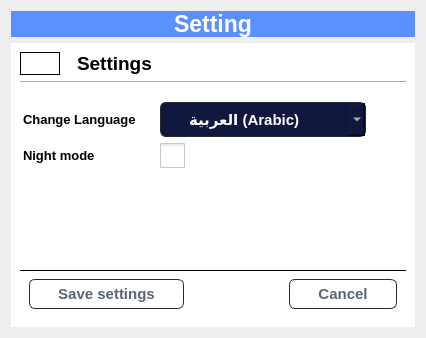
               <widget class="QWidget" name="page_6">
                <layout class="QVBoxLayout" name="verticalLayout_28">
                 <item>
                  <widget class="QLabel" name="label_60">
                   <property name="font">
                    <font>
                     <pointsize>17</pointsize>
                     <weight>75</weight>
                     <bold>true</bold>
                    </font>
                   </property>
                   <property name="styleSheet">
                    <string notr="true">background-color: rgb(92, 144, 255);
color: rgb(255, 255, 255);</string>
                   </property>
                   <property name="text">
                    <string>&lt;html&gt;&lt;head/&gt;&lt;body&gt;&lt;p align=&quot;center&quot;&gt;Setting&lt;/p&gt;&lt;/body&gt;&lt;/html&gt;</string>
                   </property>
                  </widget>
                 </item>
                 <item>
                  <widget class="QWidget" name="widget_59" native="true">
                   <property name="sizePolicy">
                    <sizepolicy hsizetype="Preferred" vsizetype="Expanding">
                     <horstretch>0</horstretch>
                     <verstretch>0</verstretch>
                    </sizepolicy>
                   </property>
                   <property name="styleSheet">
                    <string notr="true">background-color: rgb(255, 255, 255);</string>
                   </property>
                   <layout class="QGridLayout" name="gridLayout_13">
                    <property name="leftMargin">
                     <number>0</number>
                    </property>
                    <property name="topMargin">
                     <number>0</number>
                    </property>
                    <property name="rightMargin">
                     <number>0</number>
                    </property>
                    <property name="bottomMargin">
                     <number>0</number>
                    </property>
                    <item row="2" column="0">
                     <spacer name="verticalSpacer">
                      <property name="orientation">
                       <enum>Qt::Vertical</enum>
                      </property>
                      <property name="sizeHint" stdset="0">
                       <size>
                        <width>20</width>
                        <height>40</height>
                       </size>
                      </property>
                     </spacer>
                    </item>
                    <item row="3" column="0">
                     <widget class="QWidget" name="widget" native="true">
                      <layout class="QHBoxLayout" name="horizontalLayout_5">
                       <item alignment="Qt::AlignBottom">
                        <widget class="QWidget" name="widget_24" native="true">
                         <property name="layoutDirection">
                          <enum>Qt::RightToLeft</enum>
                         </property>
                         <property name="styleSheet">
                          <string notr="true">border-top:1px solid #000;</string>
                         </property>
                         <layout class="QHBoxLayout" name="horizontalLayout_16">
                          <item>
                           <widget class="QPushButton" name="pushButton_15">
                            <property name="styleSheet">
                             <string notr="true">QPushButton {
	background-color: #ffffff;
	color: #576574;
	border-radius: 6px;
	border: 1px solid #2a2a2a;
	display:inline-block;
	font-family:Arial;
	font-size:15px;
	font-weight:bold;
	padding:5px 28px;
	text-decoration:none;
	text-shadow:0px 1px 0px #ffffff;
}
QPushButton:hover {
	background:linear-gradient(to bottom, #f9f9f9 5%, #e9e9e9 100%);
	background-color: QLinearGradient( x1: 0, y1: 0, x2: 1, y2: 1, stop: 0 #D980FA, stop: 0.1 #ED4C67, stop: 0.5 #B53471, stop: 0.9 #B53471, stop: 1 #833471);
	color: #eeeeee;
	border-radius: 6px;
	border: 1px solid #ffffff;
	display:inline-block;
	cursor:pointer;
	font-family:Arial;
	font-size:13px;
	font-weight:bold;
	padding:5px 24px;
	text-decoration:none;
	text-shadow:0px 1px 0px #ffffff;
}</string>
                            </property>
                            <property name="text">
                             <string>Cancel</string>
                            </property>
                           </widget>
                          </item>
                          <item>
                           <spacer name="horizontalSpacer_12">
                            <property name="orientation">
                             <enum>Qt::Horizontal</enum>
                            </property>
                            <property name="sizeHint" stdset="0">
                             <size>
                              <width>40</width>
                              <height>20</height>
                             </size>
                            </property>
                           </spacer>
                          </item>
                          <item>
                           <widget class="QPushButton" name="btnSaved">
                            <property name="styleSheet">
                             <string notr="true">QPushButton {
	background-color: #ffffff;
	color: #576574;
	border-radius: 6px;
	border: 1px solid #2a2a2a;
	display:inline-block;
	font-family:Arial;
	font-size:15px;
	font-weight:bold;
	padding:5px 28px;
	text-decoration:none;
	text-shadow:0px 1px 0px #ffffff;
}
QPushButton:hover {
	background:linear-gradient(to bottom, #f9f9f9 5%, #e9e9e9 100%);
	background-color: QLinearGradient( x1: 0, y1: 0, x2: 1, y2: 1, stop: 0 #D980FA, stop: 0.1 #ED4C67, stop: 0.5 #B53471, stop: 0.9 #B53471, stop: 1 #833471);
	color: #eeeeee;
	border-radius: 6px;
	border: 1px solid #ffffff;
	display:inline-block;
	cursor:pointer;
	font-family:Arial;
	font-size:13px;
	font-weight:bold;
	padding:5px 24px;
	text-decoration:none;
	text-shadow:0px 1px 0px #ffffff;
}</string>
                            </property>
                            <property name="text">
                             <string>Save settings</string>
                            </property>
                           </widget>
                          </item>
                         </layout>
                        </widget>
                       </item>
                      </layout>
                     </widget>
                    </item>
                    <item row="0" column="0">
                     <widget class="QWidget" name="widget_8" native="true">
                      <property name="sizePolicy">
                       <sizepolicy hsizetype="Preferred" vsizetype="Expanding">
                        <horstretch>0</horstretch>
                        <verstretch>0</verstretch>
                       </sizepolicy>
                      </property>
                      <layout class="QVBoxLayout" name="verticalLayout_27">
                       <property name="spacing">
                        <number>0</number>
                       </property>
                       <property name="leftMargin">
                        <number>0</number>
                       </property>
                       <property name="topMargin">
                        <number>0</number>
                       </property>
                       <property name="rightMargin">
                        <number>0</number>
                       </property>
                       <property name="bottomMargin">
                        <number>0</number>
                       </property>
                       <item>
                        <widget class="QWidget" name="widget_9" native="true">
                         <layout class="QGridLayout" name="gridLayout">
                          <item row="0" column="0">
                           <widget class="QLabel" name="label_25">
                            <property name="maximumSize">
                             <size>
                              <width>40</width>
                              <height>40</height>
                             </size>
                            </property>
                            <property name="styleSheet">
                             <string notr="true">border:1px solid #000;</string>
                            </property>
                            <property name="text">
                             <string/>
                            </property>
                            <property name="pixmap">
                             <pixmap resource="menu.qrc">:/icons/icons/setting.png</pixmap>
                            </property>
                            <property name="scaledContents">
                             <bool>true</bool>
                            </property>
                           </widget>
                          </item>
                          <item row="0" column="1">
                           <widget class="QLabel" name="c3">
                            <property name="styleSheet">
                             <string notr="true">QLabel{
	margin-left:8px;
}</string>
                            </property>
                            <property name="text">
                             <string>&lt;html&gt;&lt;head/&gt;&lt;body&gt;&lt;p&gt;&lt;span style=&quot; font-size:14pt; font-weight:600;&quot;&gt;Settings&lt;/span&gt;&lt;/p&gt;&lt;/body&gt;&lt;/html&gt;</string>
                            </property>
                           </widget>
                          </item>
                          <item row="1" column="0" colspan="2">
                           <widget class="Line" name="line">
                            <property name="orientation">
                             <enum>Qt::Horizontal</enum>
                            </property>
                           </widget>
                          </item>
                         </layout>
                        </widget>
                       </item>
                       <item>
                        <widget class="QWidget" name="widget_10" native="true">
                         <property name="sizePolicy">
                          <sizepolicy hsizetype="Preferred" vsizetype="Expanding">
                           <horstretch>0</horstretch>
                           <verstretch>0</verstretch>
                          </sizepolicy>
                         </property>
                         <layout class="QGridLayout" name="gridLayout_3">
                          <item row="0" column="1">
                           <widget class="QComboBox" name="comboBox">
                            <property name="minimumSize">
                             <size>
                              <width>199</width>
                              <height>35</height>
                             </size>
                            </property>
                            <property name="styleSheet">
                             <string notr="true">QComboBox {
	background-color: rgb(17, 24, 63);
	color:rgb(255, 255, 255);
	border-radius: 6px;
	border: 1px solid #2a2a2a;
	display:inline-block;
	font-family:Arial;
	font-size:15px;
	font-weight:bold;
	padding:3px 28px;
	text-decoration:none;
	text-shadow:0px 1px 0px #ffffff;
}
</string>
                            </property>
                            <item>
                             <property name="text">
                              <string>العربية (Arabic)</string>
                             </property>
                            </item>
                            <item>
                             <property name="text">
                              <string>الإنجلزية (English)</string>
                             </property>
                            </item>
                           </widget>
                          </item>
                          <item row="0" column="0">
                           <widget class="QLabel" name="c1">
                            <property name="styleSheet">
                             <string notr="true">QLabel{
	margin-right:15px;
}</string>
                            </property>
                            <property name="text">
                             <string>&lt;html&gt;&lt;head/&gt;&lt;body&gt;&lt;p&gt;&lt;span style=&quot; font-size:10pt; font-weight:600;&quot;&gt;Change Language&lt;/span&gt;&lt;/p&gt;&lt;/body&gt;&lt;/html&gt;</string>
                            </property>
                           </widget>
                          </item>
                          <item row="1" column="0">
                           <widget class="QLabel" name="c2">
                            <property name="styleSheet">
                             <string notr="true">QLabel{
	margin-right:15px;
}</string>
                            </property>
                            <property name="text">
                             <string>&lt;html&gt;&lt;head/&gt;&lt;body&gt;&lt;p&gt;&lt;span style=&quot; font-size:10pt; font-weight:600;&quot;&gt;Night mode&lt;/span&gt;&lt;/p&gt;&lt;/body&gt;&lt;/html&gt;</string>
                            </property>
                           </widget>
                          </item>
                          <item row="1" column="1">
                           <widget class="QCheckBox" name="checkBox">
                            <property name="styleSheet">
                             <string notr="true">QCheckBox{
	spacing:15px;
	font-size:25px;
	color:#4169e1;
	background-color:white;
}

QCheckBox::indicator{
	width:25px;
	height:25px;
}

QCheckBox:hover{
	color:#B31031;
}

QCheckBox::indicator:unchecked{
	
	
	image: url(:/icons/icons/uncheckedbox.png);
}

QCheckBox::indicator:checked{
	image: url(:/icons/icons/checkbox.ico);
}</string>
                            </property>
                            <property name="text">
                             <string/>
                            </property>
                           </widget>
                          </item>
                          <item row="0" column="2">
                           <spacer name="horizontalSpacer">
                            <property name="orientation">
                             <enum>Qt::Horizontal</enum>
                            </property>
                            <property name="sizeHint" stdset="0">
                             <size>
                              <width>40</width>
                              <height>20</height>
                             </size>
                            </property>
                           </spacer>
                          </item>
                         </layout>
                        </widget>
                       </item>
                      </layout>
                     </widget>
                    </item>
                    <item row="1" column="0">
                     <widget class="QLabel" name="label_saved">
                      <property name="styleSheet">
                       <string notr="true">QLabel{
	
	color: rgb(255, 0, 0);
	font-size:14px;
	font-familly:Tahoma;
	font-weight:bold;
	margin-left:10px;
}</string>
                      </property>
                      <property name="text">
                       <string>&lt;html&gt;&lt;head/&gt;&lt;body&gt;&lt;p&gt;&lt;br/&gt;&lt;/p&gt;&lt;/body&gt;&lt;/html&gt;</string>
                      </property>
                     </widget>
                    </item>
                   </layout>
                  </widget>
                 </item>
                </layout>
               </widget>
